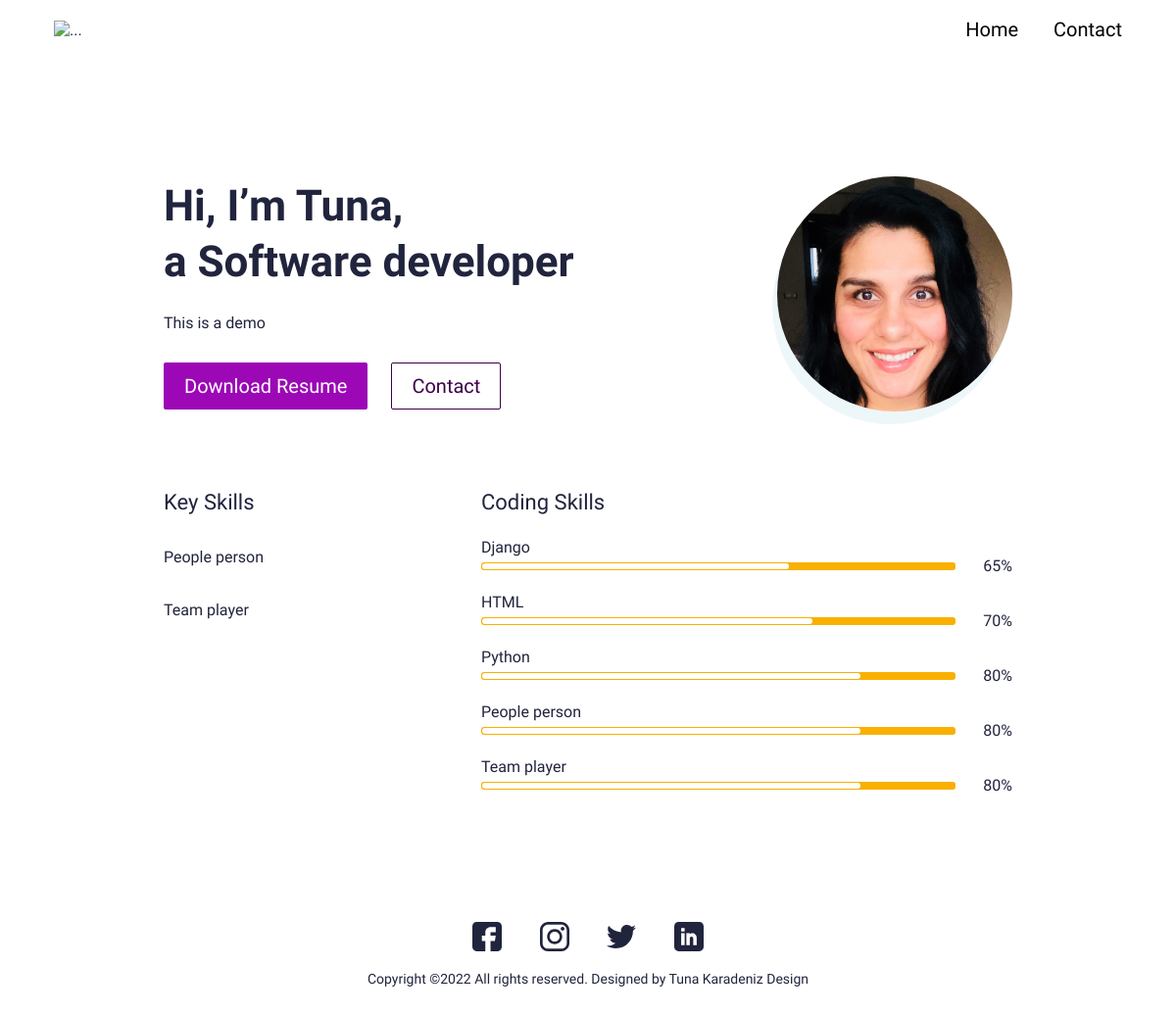
The page / on the database its author committed.
### main/models.py (models this page shows, shortened)
class UserProfile(models.Model):
    class Meta:
        verbose_name_plural = 'User Profiles'
        verbose_name = 'User Profile'
    user = models.OneToOneField(User, on_delete=models.CASCADE)
    avatar = models.ImageField(blank=True, null=True, upload_to="avatar")
    title = models.CharField(max_length=200, blank=True, null=True)
    bio = models.TextField(blank=True, null=True)
    skills = models.ManyToManyField(Skill, blank=True)
    cv = models.FileField(blank=True, null=True, upload_to="cv")

class Skill(models.Model):
    class Meta:
        verbose_name_plural = 'Skills'
        verbose_name = 'Skill'
    name = models.CharField(max_length=20, blank=True, null=True)
    score = models.IntegerField(default=80, blank=True, null=True)
    image = models.FileField(blank=True, null=True, upload_to="skills")
    is_key_skill = models.BooleanField(default=False)

### main/views.py (the view)
# urls.py: path('', views.IndexView.as_view(), name="home"),
class IndexView(generic.TemplateView):
	template_name = "main/index.html"
	def get_context_data(self, **kwargs):
		context = super().get_context_data(**kwargs)
		testimonials = Testimonial.objects.filter(is_active=True)
		certificates = Certificate.objects.filter(is_active=True)
		blogs = Blog.objects.filter(is_active=True)
		portfolio = Portfolio.objects.filter(is_active=True)
		context["testimonials"] = testimonials
		context["certificates"] = certificates
		context["blogs"] = blogs
		context["portfolio"] = portfolio
		return context

### resume_demo/context_processors.py (called while the page is built)
def project_context(request):
    context = {
        'me' : User.objects.first(),
    }
    return context

### main/templates/main/index.html (shortened to what this page needs)
{% extends 'main/base.html' %}
{% load static %}
{% block content %}
<section>
  <div class="bannerSection">
    <div class="container">
      <div class="row g-4 g-md-3  align-items-center">
        <div class="col-md-auto order-md-last">
          <div class="bannerUserImg">
            <img src="{{me.userprofile.avatar.url}}" alt="{{me.first_name|title}} {{me.last_name|title}} avatar">
          </div>
        </div>
        <div class="col-md">
          <div class="bannerContent">
            <h1 class="xlTitle pb-3">Hi, I’m {{me.first_name|title}}, <br> a {{me.userprofile.title}} </br></h1>
            <p>{{me.userprofile.bio}}</p>
            <div class="bannerBtnCol">
              <div class="row">
                <div class="col-auto">
                  <a download href="{{me.userprofile.cv.url}}" class="btn btnPrimary">Download Resume</a>
                </div>
                <div class="col-auto">
                  <a href="{% url 'main:contact' %}" class="btn btnOutline">Contact</a>
                </div>
              </div>
            </div>
          </div>
        </div>
      </div>
    </div>
  </div>
</section>
<section>
  <div class="sectionSpace pt-0">
    <div class="container">
      <div class="row">
        <div class="col-md-auto">
          <div class="keySkillCol">
            <h4 class="smTitle pb-3">Key Skills</h4>
            {% for sk in me.userprofile.skills.all %}
            {% if sk.is_key_skill %}
            <div class="keySkillCard">
              <span class="ksText">{{sk.name}}</span>
            </div>
            {% endif %}
            {% endfor %}
          </div>
        </div>
        <div class="col-md">
          <h4 class="smTitle pb-3">Coding Skills</h4>
          <div class="progressCol">
            <div class="progressCard">
              {% for sk in me.userprofile.skills.all %}
              <div class="progressCol">
                <span class="progressLbl">{{sk.name}}</span>
                <div class="row g-2 align-items-center">
                  <div class="col">
                    <div class="progress progressStyle">
                      <div class="progress-bar" role="progressbar" style="width: {{sk.score}}%" aria-valuenow="{{sk.score}}" aria-valuemin="0" aria-valuemax="100"></div>
                    </div>
                  </div>
                  <div class="col-auto">
                    <span class="pLbl">{{sk.score}}%</span>
                  </div>
                </div>
              </div>
              {% endfor %}
            </div>
          </div>
        </div>
      </div>
    </div>
  </div>
</section>
{% endblock %}

### main/templates/main/base.html (shortened to what this page needs)
{% load static %}
<!doctype html>
<html lang="en">
  <head>
    <link href="{% static 'css/bootstrap.min.css' %}" rel="stylesheet">
    <link rel="stylesheet" href="https://unpkg.com/swiper@7.0.5/swiper-bundle.min.css">
    <link href="{% static 'css/style.css' %}" rel="stylesheet">
  </head>
  <body>
    {% include 'main/partials/nav.html' %}
    {%block content  %}{% endblock %}
    {% include 'main/partials/footer.html' %}
  </body>
</html>

### main/templates/main/partials/nav.html (shortened to what this page needs)
{% load static %}
<header>
    <div class="headerCol">
    <div class="container-fluid">
        <div class="row align-items-center">
        <div class="col-auto">
            <div class="logoCol"><a href="{% url 'main:home' %}"><img src="{% static 'images/logo.png' %}" alt="..."></a></div>
        </div>
        <div class="col">
            <div class="navCollapseCol">
            <div class="navCol">
                <ul>
                <li><a href="{%url 'main:home'%}">Home</a></li>
                <li><a href="{%url 'main:contact'%}">Contact</a></li>
                </ul>
            </div>
            </div>
        </div>
        </div>
    </div>
    </div>
</header>

### main/templates/main/partials/footer.html
{% load static %}
<footer>
    <div class="footerCol">
    <div class="container">
        <ul class="socialCol">
        <li><a href="javascript:void(0)"><img src="{% static 'images/fb.svg' %}" alt="..."></a></li>
        <li><a href="javascript:void(0)"><img src="{% static 'images/insta.svg' %}" alt="..."></a></li>
        <li><a href="javascript:void(0)"><img src="{% static 'images/twitter.svg' %}" alt="..."></a></li>
        <li><a href="javascript:void(0)"><img src="{% static 'images/linkedin.svg' %}" alt="..."></a></li>
        </ul>
        <div class="copyrightCol">
        <p>Copyright ©{% now 'Y' %} All rights reserved. Designed by <a target="_blank">Tuna Karadeniz Design</a></p>
        </div>
    </div>
    </div>
</footer>

### static/css/style.css (style rules this page uses)
:root { --primaryColor: #9C07B6; --primaryDarkColor: #3D0048; --primaryHoverColor: #900AA8; --secondaryColor: #F9B000; --baseColor: #21243D; --baseFont: 'Heebo', sans-serif; --titleFont: 'Courier Prime', monospace; --regular: 400; --medium: 500; --bold: 700; --black: 900; --lightBg: #F1F1F1; }
html { scroll-behavior: smooth; }
body { font-family: var(--baseFont); color: var(--baseColor); line-height: normal; }
ul { margin: 0; padding: 0; list-style-type: none; }
img { max-width: 100%; }
a { color: inherit; }
a, .btn { -webkit-transition: all 300ms ease-in-out 0s; -o-transition: all 300ms ease-in-out 0s; transition: all 300ms ease-in-out 0s; text-decoration: none; }
.btn { font-size: 20px; font-weight: var(--medium); padding: 8px 20px; border-radius: 2px; }
.btnPrimary { background-color: var(--primaryColor); color: var(--bs-white); }
.btnOutline { border: 1px solid var(--primaryDarkColor); color: var(--primaryDarkColor); }
.xlTitle { font-size: 44px; line-height: 1.3; font-weight: var(--bold); font-family: var(--titleFont) }
.smTitle { font-size: 22px; line-height: normal; font-weight: var(--regular); font-family: var(--titleFont) }
.headerCol { background-color: var(--bs-white); padding: 18px 0; -webkit-transition: all 300ms ease-in-out 0s; -o-transition: all 300ms ease-in-out 0s; transition: all 300ms ease-in-out 0s; position: fixed; z-index: 99; left: 0; right: 0; top: 0; }
.navCol { text-align: right; }
.navCol a { font-size: 20px; color: #000; font-weight: var(--medium); display: inline-block; position: relative; }
.navCol a::before { content: ""; position: absolute; left: 50%; right: 50%; bottom: 0; height: 2px; border-radius: 2px; background-color: var(--primaryColor); -webkit-transition: all 500ms ease-in-out 0s; -o-transition: all 500ms ease-in-out 0s; transition: all 500ms ease-in-out 0s; opacity: 0; }
.navCol li { display: inline-block; }
.navCol li + li { padding-left: 32px; }
.bannerSection { padding: 180px 0 80px; }
.bannerUserImg { margin-left: 30px; width: 240px; height: 240px; border-radius: 50%; position: relative; }
.bannerUserImg img { width: 100%; height: 100%; -o-object-fit: cover; object-fit: cover; border-radius: 50%; position: relative; }
.bannerUserImg::before { content: ""; position: absolute; left: -5px; top: 13px; width: 100%; height: 100%; background-color: #EDF7FA; border-radius: 50%; }
.bannerBtnCol { padding-top: 15px; }
.sectionSpace { padding: 80px 0; }
.ksText { display: block; padding-top: 10px; }
.keySkillCard + .keySkillCard { padding-top: 25px; }
.keySkillCol { width: 300px; }
.pLbl { display: block; width: 50px; text-align: right; }
.progress.progressStyle { height: 8px; padding: 1px; background-color: var(--secondaryColor); border-radius: 3px; }
.progressStyle .progress-bar { background-color: #fff; border-radius: 3px; }
.progressCol + .progressCol { padding-top: 18px; }
.footerCol { padding: 50px 0; text-align: center; }
.socialCol li { display: inline-block; }
.socialCol li + li { padding-left: 35px; }
.socialCol img { max-width: 30px; max-height: 30px; -o-object-fit: contain; object-fit: contain; }
.copyrightCol { padding: 20px 0 0; font-size: 14px; }
.copyrightCol p { margin: 0; }
@media (min-width:992px) { .container, .container-lg, .container-md, .container-sm, .container-xl, .container-xxl { max-width: 890px; } }
@media (min-width:992px) { .headerCol .container-fluid { padding-left: 30px; padding-right: 30px; } }
@media (min-width:1200px) { .headerCol .container-fluid { padding-left: 55px; padding-right: 55px; } }

### rows shown on the page
Skill: name "People person", score "80"
Skill: name "Team player", score "80"
Skill: name "Django", score "65"
Skill: name "HTML", score "70"
Skill: name "Python", score "80"

### other values the page prints
{{ me.first_name|title }} "Tuna"
{{ me.userprofile.title }} "Software developer"
{{ me.userprofile.bio }} "This is a demo"
